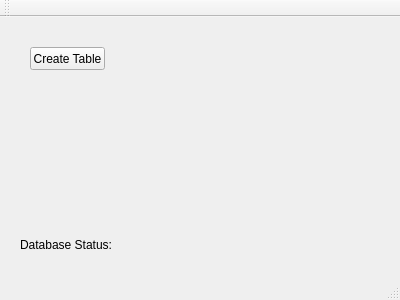
<?xml version="1.0" encoding="UTF-8"?>
<ui version="4.0">
 <class>MainWindow</class>
 <widget class="QMainWindow" name="MainWindow">
  <property name="geometry">
   <rect>
    <x>0</x>
    <y>0</y>
    <width>400</width>
    <height>300</height>
   </rect>
  </property>
  <property name="windowTitle">
   <string>MainWindow</string>
  </property>
  <widget class="QWidget" name="centralWidget">
   <widget class="QLabel" name="labelDbStatus">
    <property name="geometry">
     <rect>
      <x>20</x>
      <y>220</y>
      <width>91</width>
      <height>16</height>
     </rect>
    </property>
    <property name="text">
     <string>Database Status:</string>
    </property>
   </widget>
   <widget class="QLabel" name="labelDbStatusValue">
    <property name="geometry">
     <rect>
      <x>120</x>
      <y>220</y>
      <width>221</width>
      <height>16</height>
     </rect>
    </property>
    <property name="text">
     <string/>
    </property>
   </widget>
   <widget class="QPushButton" name="pushButton">
    <property name="geometry">
     <rect>
      <x>30</x>
      <y>30</y>
      <width>75</width>
      <height>23</height>
     </rect>
    </property>
    <property name="text">
     <string>Create Table</string>
    </property>
   </widget>
  </widget>
  <widget class="QMenuBar" name="menuBar">
   <property name="geometry">
    <rect>
     <x>0</x>
     <y>0</y>
     <width>400</width>
     <height>21</height>
    </rect>
   </property>
  </widget>
  <widget class="QToolBar" name="mainToolBar">
   <attribute name="toolBarArea">
    <enum>TopToolBarArea</enum>
   </attribute>
   <attribute name="toolBarBreak">
    <bool>false</bool>
   </attribute>
  </widget>
  <widget class="QStatusBar" name="statusBar"/>
 </widget>
 <layoutdefault spacing="6" margin="11"/>
 <resources/>
 <connections/>
</ui>
